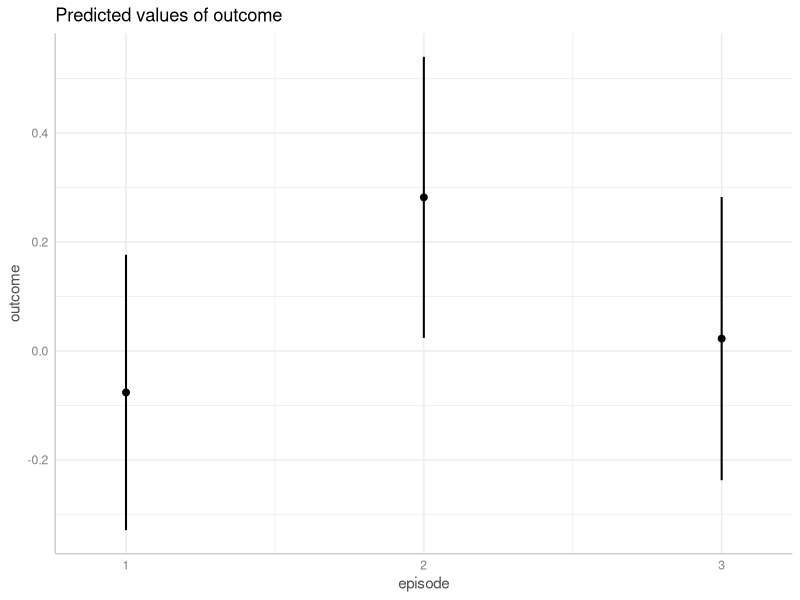
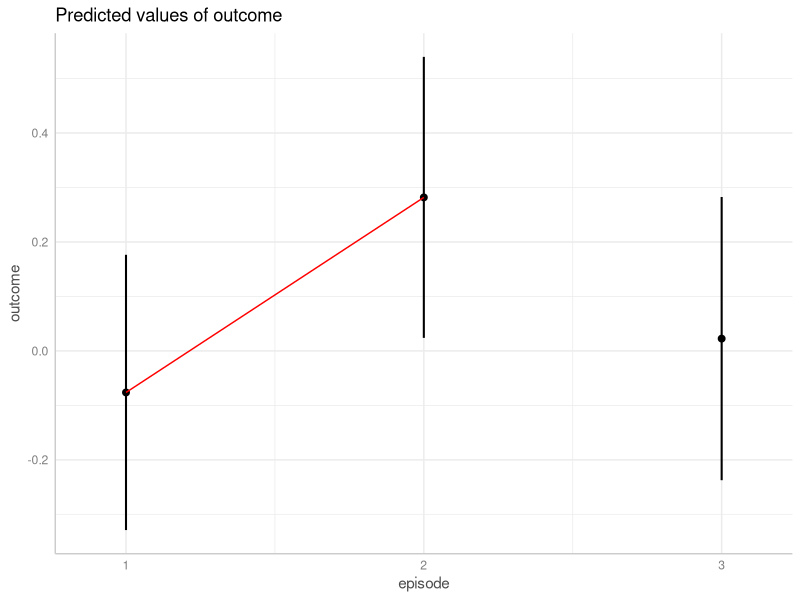

Recreate these plots in R, in order. (Note: this script raises an error after producing the figures.)
## ---- chunk 1
knitr::opts_chunk$set(
  collapse = TRUE,
  comment = "#>",
  dev = "png",
  fig.width = 7,
  fig.height = 3.5,
  message = FALSE, warning = FALSE)
options(width = 800)

if (!requireNamespace("ggplot2", quietly = TRUE) ||
    !requireNamespace("parameters", quietly = TRUE)) {
  knitr::opts_chunk$set(eval = FALSE)
}
## ---- chunk 2
library(ggeffects)
library(parameters)
library(ggplot2)

set.seed(123)
n <- 200
d <- data.frame(
  outcome = rnorm(n),
  group = as.factor(sample(c("treatment", "control"), n, TRUE)),
  episode = as.factor(sample(1:3, n, TRUE)),
  sex = as.factor(sample(c("female", "male"), n, TRUE, prob = c(.4, .6)))
)
model1 <- lm(outcome ~ group + episode, data = d)
model_parameters(model1)
## ---- chunk 3
mydf <- ggpredict(model1, "episode")
mydf

plot(mydf)
## ---- chunk 4
p <- plot(mydf)
line_data <- as.data.frame(mydf)[1:2, ]

p + geom_line(
  data = line_data,
  mapping = aes(x = as.numeric(x), y = predicted),
  color = "red"
)
ht1 <- hypothesis_test(model1, "episode")
## ---- chunk 5
hypothesis_test(model1, "episode")
## ---- chunk 6
model2 <- lm(outcome ~ group * episode, data = d)
model_parameters(model2)
## ---- chunk 7
mydf <- ggpredict(model2, c("episode", "group"))
mydf

plot(mydf)
## ---- chunk 8
p <- plot(mydf)
line_data <- as.data.frame(mydf)[3:4, 1:2]
line_data$group_col <- "control"
# p + geom_line(
#   data = line_data,
#   aes(x = as.numeric(x), y = predicted, group = NULL, color = NULL),
#   color = "orange",
#   arrow = arrow(length = unit(0.1, "inches"), ends = "both", angle = 40)
# )
p + geom_segment(
  data = line_data,
  aes(
    x = as.numeric(x[1]) - .06, xend = as.numeric(x[2]) + .06,
    y = predicted[1], yend = predicted[2], group = NULL, color = NULL
  ),
  color = "orange",
  arrow = arrow(length = unit(0.1, "inches"), ends = "both", angle = 40)
)
ht2 <- hypothesis_test(model2, c("episode", "group"))
## ---- chunk 9
# we want "episode = 2-2" and "group = control-treatment"
hypothesis_test(model2, c("episode", "group"))
## ---- chunk 10
# predictions - our groups we want to include in our comparison
# are row 2 ("b2") and row 5 ("b5")
hypothesis_test(model2, c("episode", "group"), test = NULL)

# compute specific contrast directly
hypothesis_test(model2, c("episode", "group"), test = "b2 = b5")
## ---- chunk 11
p <- plot(mydf)
line_data <- as.data.frame(mydf)[c(2, 5), 1:2]
line_data$group_col <- "treatment"
p + geom_segment(
  data = line_data,
  aes(
    x = as.numeric(x[1]) + .06, xend = as.numeric(x[2]) - .06,
    y = predicted[1], yend = predicted[2], group = NULL, color = NULL
  ),
  color = "orange",
  arrow = arrow(length = unit(0.1, "inches"), ends = "both", angle = 40)
)
ht3 <- hypothesis_test(model2, c("episode", "group"))
## ---- chunk 12
# we want "episode = 2-2" and "group = control-treatment"
hypothesis_test(model2, c("episode", "group"))
## ---- chunk 13
# compute contrast
hypothesis_test(model2, c("episode", "group"), test = "b4 = b3")
